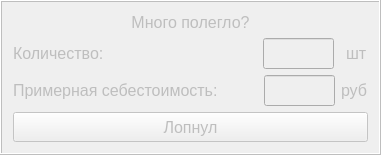
                <widget class="QFrame" name="frame_2">
                 <property name="enabled">
                  <bool>false</bool>
                 </property>
                 <property name="frameShape">
                  <enum>QFrame::Box</enum>
                 </property>
                 <property name="frameShadow">
                  <enum>QFrame::Raised</enum>
                 </property>
                 <layout class="QVBoxLayout" name="verticalLayout_14">
                  <item>
                   <widget class="QLabel" name="label_3">
                    <property name="font">
                     <font>
                      <pointsize>12</pointsize>
                     </font>
                    </property>
                    <property name="text">
                     <string>&lt;html&gt;&lt;head/&gt;&lt;body&gt;&lt;p align=&quot;center&quot;&gt;Много полегло?&lt;/p&gt;&lt;/body&gt;&lt;/html&gt;</string>
                    </property>
                   </widget>
                  </item>
                  <item>
                   <layout class="QVBoxLayout" name="verticalLayout_13">
                    <item>
                     <layout class="QHBoxLayout" name="horizontalLayout_18">
                      <item>
                       <widget class="QLabel" name="label_5">
                        <property name="font">
                         <font>
                          <pointsize>12</pointsize>
                         </font>
                        </property>
                        <property name="text">
                         <string>Количество:</string>
                        </property>
                       </widget>
                      </item>
                      <item>
                       <spacer name="horizontalSpacer_26">
                        <property name="orientation">
                         <enum>Qt::Horizontal</enum>
                        </property>
                        <property name="sizeHint" stdset="0">
                         <size>
                          <width>40</width>
                          <height>20</height>
                         </size>
                        </property>
                       </spacer>
                      </item>
                      <item>
                       <widget class="QLineEdit" name="lineEdit_5">
                        <property name="minimumSize">
                         <size>
                          <width>71</width>
                          <height>31</height>
                         </size>
                        </property>
                        <property name="maximumSize">
                         <size>
                          <width>71</width>
                          <height>16777215</height>
                         </size>
                        </property>
                        <property name="font">
                         <font>
                          <pointsize>12</pointsize>
                         </font>
                        </property>
                        <property name="text">
                         <string/>
                        </property>
                        <property name="alignment">
                         <set>Qt::AlignCenter</set>
                        </property>
                       </widget>
                      </item>
                      <item>
                       <spacer name="horizontalSpacer_28">
                        <property name="orientation">
                         <enum>Qt::Horizontal</enum>
                        </property>
                        <property name="sizeType">
                         <enum>QSizePolicy::Fixed</enum>
                        </property>
                        <property name="sizeHint" stdset="0">
                         <size>
                          <width>6</width>
                          <height>20</height>
                         </size>
                        </property>
                       </spacer>
                      </item>
                      <item>
                       <widget class="QLabel" name="label_4">
                        <property name="font">
                         <font>
                          <pointsize>12</pointsize>
                         </font>
                        </property>
                        <property name="text">
                         <string>шт</string>
                        </property>
                       </widget>
                      </item>
                     </layout>
                    </item>
                    <item>
                     <layout class="QHBoxLayout" name="horizontalLayout_19">
                      <item>
                       <widget class="QLabel" name="label_6">
                        <property name="font">
                         <font>
                          <pointsize>12</pointsize>
                         </font>
                        </property>
                        <property name="text">
                         <string>Примерная себестоимость:</string>
                        </property>
                       </widget>
                      </item>
                      <item>
                       <spacer name="horizontalSpacer_27">
                        <property name="orientation">
                         <enum>Qt::Horizontal</enum>
                        </property>
                        <property name="sizeHint" stdset="0">
                         <size>
                          <width>40</width>
                          <height>20</height>
                         </size>
                        </property>
                       </spacer>
                      </item>
                      <item>
                       <widget class="QLineEdit" name="lineEdit_6">
                        <property name="minimumSize">
                         <size>
                          <width>71</width>
                          <height>31</height>
                         </size>
                        </property>
                        <property name="maximumSize">
                         <size>
                          <width>71</width>
                          <height>16777215</height>
                         </size>
                        </property>
                        <property name="font">
                         <font>
                          <pointsize>12</pointsize>
                         </font>
                        </property>
                        <property name="text">
                         <string/>
                        </property>
                        <property name="alignment">
                         <set>Qt::AlignCenter</set>
                        </property>
                       </widget>
                      </item>
                      <item>
                       <widget class="QLabel" name="label_7">
                        <property name="font">
                         <font>
                          <pointsize>12</pointsize>
                         </font>
                        </property>
                        <property name="text">
                         <string>руб</string>
                        </property>
                       </widget>
                      </item>
                     </layout>
                    </item>
                   </layout>
                  </item>
                  <item>
                   <widget class="QPushButton" name="pushButton_6">
                    <property name="minimumSize">
                     <size>
                      <width>0</width>
                      <height>30</height>
                     </size>
                    </property>
                    <property name="font">
                     <font>
                      <pointsize>12</pointsize>
                     </font>
                    </property>
                    <property name="text">
                     <string>Лопнул</string>
                    </property>
                    <property name="icon">
                     <iconset resource="icons.qrc">
                      <normaloff>:/new/prefix1/icons/5917e815bcce215c0562950d.png</normaloff>:/new/prefix1/icons/5917e815bcce215c0562950d.png</iconset>
                    </property>
                    <property name="iconSize">
                     <size>
                      <width>28</width>
                      <height>28</height>
                     </size>
                    </property>
                   </widget>
                  </item>
                 </layout>
                </widget>
